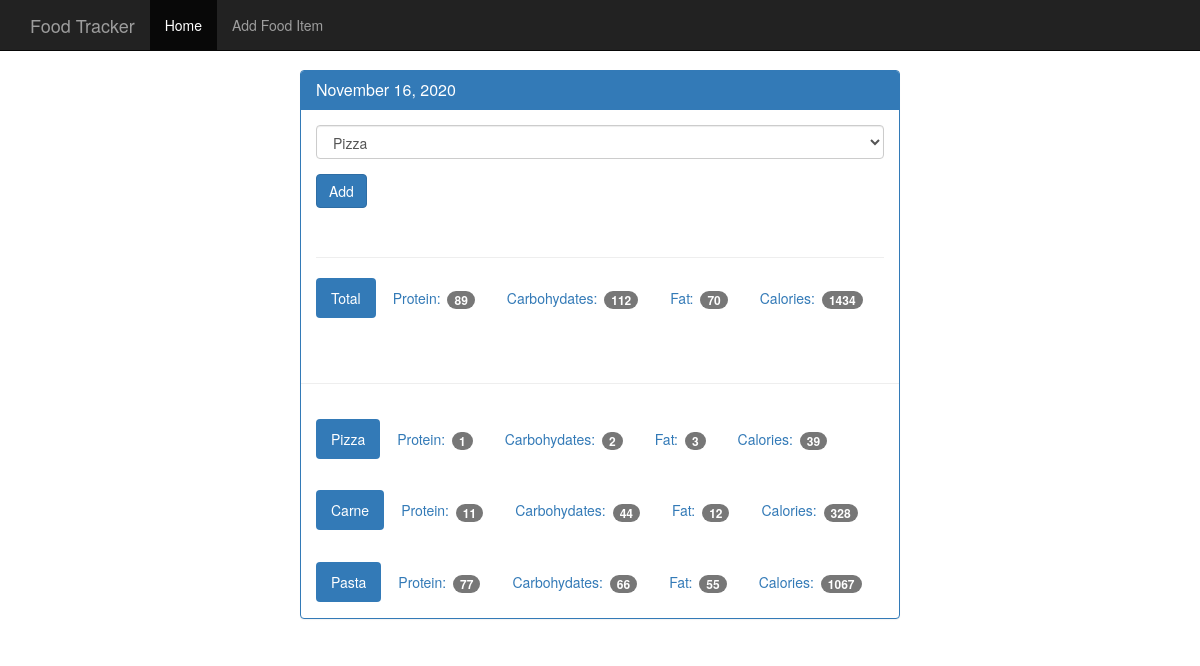
The app's page /details/20201116, older data.
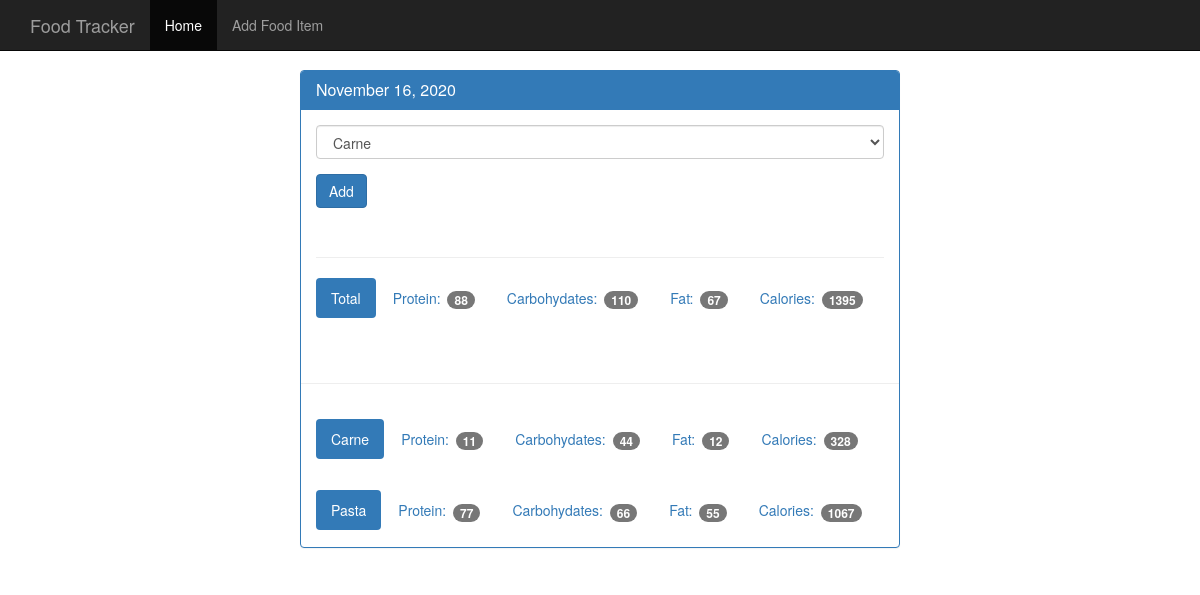
The same page, newer data.
### tables this page shows
CREATE TABLE food (
    id integer primary key autoincrement,
    name text not null,
    protein integer not null,
    carbohydrates integer not null,
    fats integer not null,
    calories integer not null
);

### modules/details.py (the view)
    @app.route('/details/<int:db_date>')
    def _details(db_date):
        if not date_exists(db_date):
            return '<h1>not found</h1>'
        return render_template(
            'day.html',
            date=db_date,
            pretty_date=dates.pretty_date(db_date),
            food_list=food.get_all_food(),
            daily_food=get_daily_food(db_date)
        )

### modules/database.py (called while the page is built)
def init(app: Flask):
    @app.teardown_appcontext
    def _close_db(error):
        if hasattr(g, DB_ATTRIB_NAME):
            get_db().close()
        if error:
            print(error)

def connect_db():
    database = sqlite3.connect(DB_NAME)
    database.row_factory = sqlite3.Row
    return database

def get_db():
    if not hasattr(g, DB_ATTRIB_NAME):
        g.sqlite_db = connect_db()
    return g.sqlite_db

### modules/dates.py (called while the page is built)
def pretty_date(date):
    datetime_obj = datetime.strptime(str(date), DATABASE_DATE_FORMAT)
    return datetime.strftime(datetime_obj, OUTPUT_DATE_FORMAT)

def get_date_id(date):
    cursor = get_db().execute(
        'select id from log_date'
        f' where entry_date = "{date}"'
    )
    return cursor.fetchone()['id']

def date_exists(date):
    cursor = get_db().execute(
        'select entry_date from log_date'
        ' where entry_date = ?', [date])
    return cursor.fetchone()

### modules/details.py (called while the page is built)
def init(app: Flask):
    @app.route('/details/<int:db_date>')
    def _details(db_date):
        if not date_exists(db_date):
            return '<h1>not found</h1>'
        return render_template(
            'day.html',
            date=db_date,
            pretty_date=dates.pretty_date(db_date),
            food_list=food.get_all_food(),
            daily_food=get_daily_food(db_date)
        )

def get_daily_food(date):
    date_id = get_date_id(date)
    food_for_date = food.get_food_for_date(date_id)
    return [food.get_food_from_food_id(food_id)
            for food_id in food_for_date]

### modules/food.py (called while the page is built)
def get_all_food():
    cursor = get_db().execute('select * from food')
    return cursor.fetchall()

def get_food_for_date(date_id):
    cursor = get_db().execute(
        'select food_id from food_date '
        f'where log_date_id = "{date_id}"'
    )
    return [element['food_id'] for element in cursor.fetchall()]

def get_food_from_food_id(food_id):
    cursor = get_db().execute(
        f'select * from food where id={food_id}'
    )
    return cursor.fetchone()

### templates/day.html (shortened to what this page needs)
{% extends 'base.html' %}
{% block content %}
    <div class="container theme-showcase col-sm-6 col-sm-offset-3" role="main">
      <div class="row">
        <div>
          <div class="panel panel-primary">
            <div class="panel-heading">
              <h3 class="panel-title">{{ pretty_date }}</h3>
            </div>
            <div class="panel-body">
              <form method="POST" action="{{ url_for('add_food_date') }}">
                <div class="form-group">
                  <select name="food" class="form-control">
                    {% for food in food_list %}
                    <option>{{ food.name }}</option>
                    {% endfor %}
                  </select>
                </div>
                <button type="submit" class="btn btn-primary">Add</button>
              </form>
              <div class="page-header"></div>
              <ul class="nav nav-pills" role="tablist">
                <li class="active"><a>Total</a></li>
                <li><a>Protein: <span class="badge">{{ daily_food | sum(attribute='protein') }}</span></a></li>
                <li><a>Carbohydates: <span class="badge">{{ daily_food | sum(attribute='carbohydrates') }}</span></a></li>
                <li><a>Fat: <span class="badge">{{ daily_food | sum(attribute='fats') }}</span></a></li>
                <li><a>Calories: <span class="badge">{{ daily_food | sum(attribute='calories') }}</span></a></li>
              </ul>
            </div>
            <div class="page-header"></div>
            {% for f in daily_food %}
            <div class="panel-body">
              <ul class="nav nav-pills" role="tablist">
                <li class="active"><a>{{ f.name }}</a></li>
                <li><a>Protein: <span class="badge">{{ f.protein }}</span></a></li>
                <li><a>Carbohydates: <span class="badge">{{ f.carbohydrates }}</span></a></li>
                <li><a>Fat: <span class="badge">{{ f.fats }}</span></a></li>
                <li><a>Calories: <span class="badge">{{ f.calories}}</span></a></li>
              </ul>
            </div>
            {% endfor %}
          </div>
        </div>
      </div>
    </div>
{% endblock %}

### templates/base.html (shortened to what this page needs)
<!DOCTYPE html>
<html lang="en">
<head>
    <link href="{{ url_for('static', filename='css/bootstrap.min.css') }}" rel="stylesheet">
    <link href="{{ url_for('static', filename='css/theme.css') }}" rel="stylesheet">
</head>
<body>
    <nav class="navbar navbar-inverse navbar-fixed-top">
      <div class="container">
        <div class="navbar-header">
          <a class="navbar-brand" href="{{ url_for('_index') }}">Food Tracker</a>
        </div>
        <div id="navbar" class="navbar-collapse collapse">
          <ul class="nav navbar-nav">
            <li class="active"><a href="{{ url_for('_index') }}">Home</a></li>
            <li><a href="{{ url_for('_food') }}">Add Food Item</a></li>
          </ul>
        </div>
      </div>
    </nav>
    {% block content %}{% endblock %}
</body>
</html>

### static/css/theme.css (style rules this page uses)
body { padding-top: 70px; padding-bottom: 30px; }

Row changes from the older to the newer data that the page shows:
removed food: name "Pizza", protein "1", carbohydrates "2", fats "3", calories "39"
Text that changed along with them:
form field food: "Pizza" → "Carne"
{{ daily_food | sum(attribute='protein') }}: "89" → "88"
{{ daily_food | sum(attribute='carbohydrates') }}: "112" → "110"
{{ daily_food | sum(attribute='fats') }}: "70" → "67"
{{ daily_food | sum(attribute='calories') }}: "1434" → "1395"
